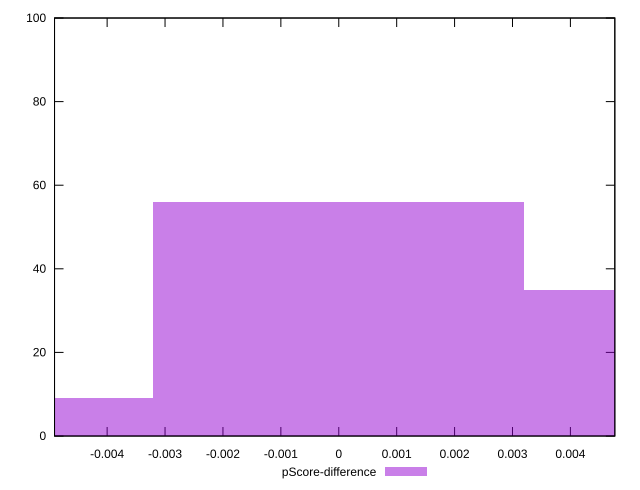

This figure's gnuplot source:
reset

$pScoreDifference <<EOF
0 56
0.006404933274921093 35
-0.006404933274921093 9
EOF

set key outside below
set boxwidth 0.006404933274921093
set xrange [-0.004908392368326742:0.004767045958716132]
set yrange [0:100]
set trange [0:100]
set style fill transparent solid 0.5 noborder
set terminal svg size 640, 490 enhanced background rgb 'white'
set output "reports/report_00033_2021-03-01T14-23-16.841Z/speed-index/samples/astro-inner/pScore-difference/histogram.svg"

plot $pScoreDifference title "pScore-difference" with boxes

reset
